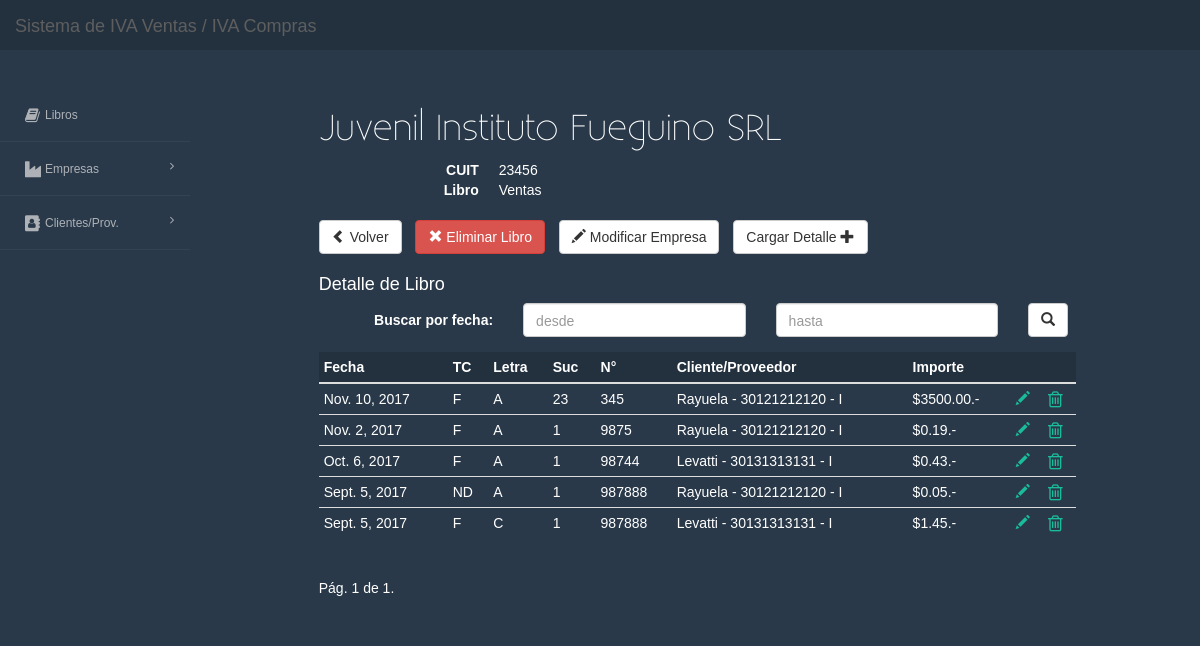
/v_libro/19/, run on the app's committed database.
### IVAcompras/models.py (models this page shows, shortened)
class Libro(models.Model):
	empresa = models.ForeignKey(Empresa)
	tipo_libro_choices = (
		('V', 'Libro Ventas'),
		('C', 'Libro Compras'),
		)
	tipo_libro = models.CharField("Tipo de Libro", max_length=1, choices=tipo_libro_choices)
	class Meta:
		unique_together = ("empresa", "tipo_libro")

class Empresa(models.Model):
	nombre = models.CharField(max_length=50)
	propietario = models.CharField(max_length=50)
	cuit = models.CharField("CUIT", max_length=50)
	localidad = models.CharField(max_length=50)
	direccion = models.CharField(max_length=50)
	telefono = models.CharField(max_length=50, null=True, blank=True)
	directorio = models.CharField(max_length=50)

class Detalle(models.Model):
	libro = models.ForeignKey(Libro)
	fecha = models.DateField(auto_now=False, null=True)
	tipo_comprobante_choices = (
		('F', 'Factura'),
		('ND', 'Nota de Débito'),
		('NC', 'Nota de Crédito'),
		('R', 'Recibo'),
		)
	tipo_comprobante = models.CharField("Tipo de comprobante", max_length=2, choices= tipo_comprobante_choices, null=True)
	letra = models.CharField("Letra", max_length=1, null=True)
	sucursal = models.CharField("Suc", max_length=3, null=True)
	nfactura = models.CharField("N°", max_length=30, null=True)
	cli_pro = models.ForeignKey(CliPro, null=True)
	gravado = models.DecimalField("Gravado", default=0, null=True, decimal_places=2, max_digits=6, validators=[MinValueValidator(Decimal('0.00'))])
	no_gravado = models.DecimalField("No Gravado", default=0, null=True, decimal_places=2, max_digits=6, validators=[MinValueValidator(Decimal('0.00'))])
	iva21 = models.DecimalField("I.V.A. 21%", default=0, null=True, decimal_places=2, max_digits=6, validators=[MinValueValidator(Decimal('0.00'))])
	iva105= models.DecimalField("I.V.A. 10,5%", default=0, null=True, decimal_places=2, max_digits=6, validators=[MinValueValidator(Decimal('0.00'))])
	iva_otros= models.DecimalField("Otros I.V.A.", default=0, null=True, decimal_places=2, max_digits=6, validators=[MinValueValidator(Decimal('0.00'))])
	rg2126= models.DecimalField("R.G. 2126", default=0, null=True, decimal_places=2, max_digits=6, validators=[MinValueValidator(Decimal('0.00'))])
	ret_IVA = models.DecimalField("Ret. I.V.A.", default=0, null=True, decimal_places=2, max_digits=6, validators=[MinValueValidator(Decimal('0.00'))])
	ret_iibb= models.DecimalField("Ret. IIBB", default=0, null=True, decimal_places=2, max_digits=6, validators=[MinValueValidator(Decimal('0.00'))])
	imp_int= models.DecimalField("Imp. Internos", default=0, null=True, decimal_places=2, max_digits=6, validators=[MinValueValidator(Decimal('0.00'))])
	otros= models.DecimalField("Otros", default=0, null=True, decimal_places=2, max_digits=6, validators=[MinValueValidator(Decimal('0.00'))])
	class Meta:
		unique_together = ("libro", "tipo_comprobante", "nfactura")

class CliPro(models.Model):
	nombre = models.CharField("Razón Social", max_length=30)
	direccion = models.CharField(max_length=30)
	telefono = models.CharField(max_length=30, null=True, blank=True)
	cuit = models.CharField("C.U.I.T.", max_length=30)
	es_cliente = models.BooleanField(default=False)
	es_proveedor = models.BooleanField(default=False)
	iva_choices = (
		('CF', 'Consumidor Final'),
		('I', 'Inscripto'),
		('NI', 'No Inscripto'),
		('M', 'Monotributo'),
		('E', 'Exento'),
		)
	iva = models.CharField("Tipo I.V.A.", max_length=30, choices=iva_choices)
	obs = models.TextField("Observaciones", null=True, blank=True)
	def __str__(self):
		return ('%s - %s - %s')%(self.nombre, self.cuit, self.iva)

### IVAcompras/views.py (the view)
# urls.py: url(r'^v_libro/(?P<id>\d+)/$', views.v_libro, name='v_libro'),
def v_libro(request, id=None):
	instance = get_object_or_404(Libro, id=id)
	list_detalle = Detalle.objects.all().order_by('-fecha').filter(libro=instance)
	imp_x_det={}
	for d in list_detalle:
		importe=d.gravado+d.no_gravado+d.iva21+d.iva105+d.iva_otros+d.rg2126+d.ret_IVA+d.ret_iibb+d.imp_int+d.otros
		imp_x_det[d.id]=importe
	print(imp_x_det)
	desde = request.GET.get("d")
	hasta = request.GET.get("h")
	print(desde)
	print(hasta)
	if desde and hasta:
		list_detalle = list_detalle.filter(fecha__range=(desde, hasta))
		print(list_detalle)
	paginator = Paginator(list_detalle, 10) # Show 25 DetAna_queryset per page
	page_request_var = "page"
	page = request.GET.get(page_request_var)
	try:
		queryset_list = paginator.page(page)
	except PageNotAnInteger:
		queryset_list = paginator.page(1)
	except EmptyPage:
		queryset_list = paginator.page(paginator.num_pages)
	context = {
		"page_request_var": page_request_var,
		"object_list": queryset_list,
		"list_detalle": queryset_list,
		"imp_x_det": imp_x_det,
		"instance" : instance,
		"title": "Libro",
	}
	return render(request, "v_libro.html", context)

### templates/v_libro.html (shortened to what this page needs)
{% extends 'base.html' %}
{% block content %}
<div class="row">
	<div class="col-md-10 col-md-offset-1">
		<h1>{{instance.empresa.nombre}}</h1>
		<dl class="dl-horizontal">
			<dt>CUIT</dt>
			<dd>{{ instance.empresa.cuit }}</dd>
			<dt>Libro</dt>
			{% if instance.tipo_libro == 'C' %}
				<dd>Compras</dd>
			{% else %}
				<dd>Ventas</dd>
			{% endif %}
		</dl>
		<div align="left">
			<ul class="list-inline">
			 <li>
				<a class="btn btn-default btn-md" role="button" href="{% url 'iva:home' %}"><span class="glyphicon glyphicon-chevron-left"></span>  Volver</a>
					</li>
					<li>
				<a class="btn btn-danger btn-md" role="button" href="{% url 'iva:d_libro' id=instance.id %}"><span class="glyphicon glyphicon-remove"></span>  Eliminar Libro</a>
					</li>
					<li>
						<a class="btn btn-default btn-md" role="button" href="{% url 'iva:m_empresa' id=instance.empresa.id %}"><span class="glyphicon glyphicon-pencil"></span>  Modificar Empresa</a></li>
						<li>
						<a class="btn btn-default btn-md" role="button" href="{% url 'iva:a_detalle' l=instance.id %}">Cargar Detalle  <span class="glyphicon glyphicon-plus"></span></a></li>
			</ul>
		</div>
	</div>
</div>
<div class="row">
	<div class="col-md-10 col-md-offset-1">
	<h4>Detalle de Libro</h4>
<div class="col-sm-12">
	<form class="form-horizontal" method="GET" action="">
		<div class="form-group">
			<label class="control-label col-sm-3">Buscar por fecha:</label>
			<div class="col-sm-4">
				<input type="text" name="d" class="form-control" id="datepicker_d" placeholder="desde" required value="{{ request.GET.d}}">
			</div>
			<div class="col-sm-4">
				<input type="text" name="h" class="form-control" id="datepicker_h"required placeholder="hasta" value="{{ request.GET.h}}">
			</div>
			<div class="col-sm-1">
				<button class="btn btn-default" type="submit"><span class="glyphicon glyphicon-search"></span></button>
			</div>
		</div>
	</form>
</div>
{% if list_detalle %}
			<table class="table table-hover table-condensed table-responsive" align="center">
				<thead class="theadbg">
					<tr>
						<th>Fecha</th>
						<th>TC</th>
						<th>Letra</th>
						<th>Suc</th>
						<th>N°</th>
						<th>Cliente/Proveedor</th>
						<th>Importe</th>
						<th></th>
						<th></th>
					</tr>
				</thead>
				<tbody>
				{% for d in list_detalle %}
				<tr>
					<td>{{d.fecha}}</td>
					<td>{{d.tipo_comprobante}}</td>
					<td>{{d.letra}}</td>
					<td>{{d.sucursal}}</td>
					<td>{{d.nfactura}}</td>
					<td>{{d.cli_pro}}</td>
					{% for k, v in imp_x_det.items %}
						{% if k == d.id %}
						<td>${{ v }}.-</td>
						{% endif %}
					{% endfor %}
					<td><a href="{% url 'iva:m_detalle' id=d.id %}"><span class="glyphicon glyphicon-pencil"></span></a></td>
					<td><a href="{% url 'iva:d_detalle' id=d.id %}"><i class="fa fa-trash-o fa-lg" aria-hidden="true"></i></a></td>
				</tr>
				{% endfor %}
				</tbody>
			</table>
		{% endif %}
<div class="pagination">
    <span class="step-links">
        <span class="current">
            Pág. {{ object_list.number }} de {{ object_list.paginator.num_pages }}.
        </span>
    </span>
</div>
		</div>
	</div>
{% endblock %}

### templates/base.html (shortened to what this page needs)
{% load staticfiles %}
<!DOCTYPE html>
<html >
  <head>
	<link rel="stylesheet" href="/static/css/bootstrap.css">
	<link rel="stylesheet" href="/static/css/iva.css">
	<link rel="stylesheet" href="/static/css/font-awesome.css">
	<link rel="stylesheet" href="/static/css/jquery-ui.css">
  </head>
	<body>
		<header>
		{% include 'includes/menu.html' %}
		</header>
		{% include 'includes/aside.html' %}
		<div class="container">
			{% block content %}
			{% endblock %}
		</div>
	</body>
</html>

### templates/includes/menu.html (shortened to what this page needs)
<div id="menu">
  <nav class="navbar navbar-default navbar-fixed-top">
  <div class="container-fluid">
    <div class="navbar-header">
      <a class="navbar-brand" href="/">Sistema de IVA Ventas / IVA Compras</a>
    </div>
</div>

### templates/includes/aside.html (shortened to what this page needs)
<aside class="sidebar">
  <div id="leftside-navigation" class="nano">
    <ul class="nano-content">
      <li>
        <a href="{% url 'iva:home'%}"><i class="fa fa-book fa-lg"></i><span>Libros</span></a>
      </li>
      <li class="sub-menu">
        <a href="javascript:void(0);"><i class="fa fa-industry fa-lg"></i><span>Empresas</span><i class="arrow fa fa-angle-right pull-right"></i></a>
      </li>
      <li class="sub-menu">
        <a href="javascript:void(0);"><i class="fa fa-address-book fa-lg"></i><span>Clientes/Prov.</span><i class="arrow fa fa-angle-right pull-right"></i></a>
      </li>
    </ul>
  </div>
</aside>

### static/css/iva.css (style rules this page uses)
body { padding-top: 70px; padding-bottom: 30px; padding-right: 240px; color: #fff; background: #293949; font-family: 'Open-Sans',sans-serif; margin: 0; text-rendering: optimizeLegibility; -webkit-font-smoothing: antialiased; }
.sidebar { width: 200px; padding-right: 10px; height: 100%; background: #293949; position: absolute; -webkit-transition: all 0.3s ease-in-out; -moz-transition: all 0.3s ease-in-out; -o-transition: all 0.3s ease-in-out; -ms-transition: all 0.3s ease-in-out; transition: all 0.3s ease-in-out; z-index: 100; }
.sidebar #leftside-navigation ul, .sidebar #leftside-navigation ul ul { margin: -2px 0 0; padding: 0; }
.sidebar #leftside-navigation ul li { list-style-type: none; border-bottom: 1px solid rgba(255, 255, 255, 0.05); }
.sidebar #leftside-navigation ul li a { color: #aeb2b7; text-decoration: none; display: block; padding: 18px 0 18px 25px; font-size: 12px; outline: 0; -webkit-transition: all 200ms ease-in; -moz-transition: all 200ms ease-in; -o-transition: all 200ms ease-in; -ms-transition: all 200ms ease-in; transition: all 200ms ease-in; }
.sidebar #leftside-navigation ul li a span { display: inline-block; }
.sidebar #leftside-navigation ul li a i { width: 20px; }
h1 { font-family: Existence-Light; }
#menu { margin-top: 20px; background-color: #23313f; }
.theadbg { background-color: #23313f; }
.navbar-default { background-color: #23313f; border: 0px; }
.navbar-brand { color: #aeb2b7; }

### data on the page
Libro: empresa.nombre "Juvenil Instituto Fueguino SRL", empresa.cuit "23456"
Detalle: fecha "Nov. 10, 2017", tipo_comprobante "F", letra "A", sucursal "23", nfactura "345", cli_pro "Rayuela - 30121212120 - I", imp_x_det "3500.00"
Detalle: fecha "Nov. 2, 2017", tipo_comprobante "F", letra "A", sucursal "1", nfactura "9875", cli_pro "Rayuela - 30121212120 - I", imp_x_det "0.19"
Detalle: fecha "Oct. 6, 2017", tipo_comprobante "F", letra "A", sucursal "1", nfactura "98744", cli_pro "Levatti - 30131313131 - I", imp_x_det "0.43"
Detalle: fecha "Sept. 5, 2017", tipo_comprobante "ND", letra "A", sucursal "1", nfactura "987888", cli_pro "Rayuela - 30121212120 - I", imp_x_det "0.05"
Detalle: fecha "Sept. 5, 2017", tipo_comprobante "F", letra "C", sucursal "1", nfactura "987888", cli_pro "Levatti - 30131313131 - I", imp_x_det "1.45"

### other printed values
{{ object_list.number }} "1"
{{ object_list.paginator.num_pages }} "1"
